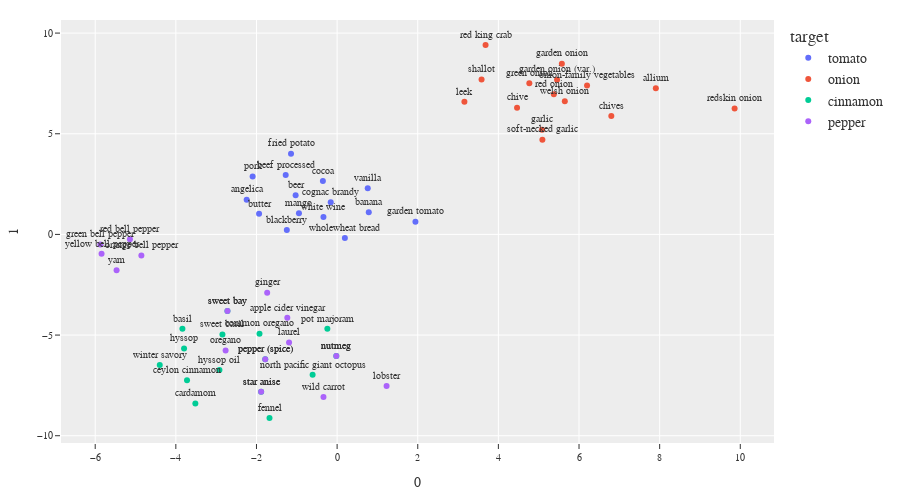

Notebook code for this chart:
### Code cell
plot_reduction(tsne_embeddings, 'node2vec')

### Figure 1 — Plotly figure (JSON) as saved in the notebook; plotly's stock layout.template omitted (floating-point values rounded to 4 significant figures)
{"data": [{"customdata": [["mango"], ["banana"], ["cognac brandy"], ["beef processed"], ["wholewheat bread"], ["angelica"], ["cocoa"], ["blackberry"], ["garden tomato"], ["white wine"], ["pork"], ["vanilla"], ["fried potato"], ["butter"], ["beer"]], "hovertemplate": "target=tomato<br>0=%{x}<br>1=%{y}<br>text=%{text}<br>food=%{customdata[0]}<extra></extra>", "legendgroup": "tomato", "marker": {"color": "#636efa", "symbol": "circle"}, "mode": "markers+text", "name": "tomato", "orientation": "v", "showlegend": true, "text": ["mango", "banana", "cognac brandy", "beef processed", "wholewheat bread", "angelica", "cocoa", "blackberry", "garden tomato", "white wine", "pork", "vanilla", "fried potato", "butter", "beer"], "textposition": "top center", "type": "scatter", "x": [-0.9466, 0.7851, -0.1586, -1.275, 0.1918, -2.243, -0.3527, -1.247, 1.943, -0.339, -2.095, 0.7596, -1.143, -1.935, -1.029], "xaxis": "x", "y": [1.05, 1.105, 1.594, 2.955, -0.1785, 1.725, 2.657, 0.2223, 0.6329, 0.8607, 2.872, 2.298, 4.01, 1.021, 1.95], "yaxis": "y"}, {"customdata": [["garden onion"], ["red onion"], ["green onion"], ["welsh onion"], ["garden onion (var.)"], ["chive"], ["redskin onion"], ["allium"], ["chives"], ["leek"], ["garlic"], ["onion-family vegetables"], ["shallot"], ["soft-necked garlic"], ["red king crab"]], "hovertemplate": "target=onion<br>0=%{x}<br>1=%{y}<br>text=%{text}<br>food=%{customdata[0]}<extra></extra>", "legendgroup": "onion", "marker": {"color": "#EF553B", "symbol": "circle"}, "mode": "markers+text", "name": "onion", "orientation": "v", "showlegend": true, "text": ["garden onion", "red onion", "green onion", "welsh onion", "garden onion (var.)", "chive", "redskin onion", "allium", "chives", "leek", "garlic", "onion-family vegetables", "shallot", "soft-necked garlic", "red king crab"], "textposition": "top center", "type": "scatter", "x": [5.574, 5.375, 4.768, 5.648, 5.455, 4.463, 9.859, 7.905, 6.801, 3.157, 5.083, 6.199, 3.583, 5.092, 3.682], "xaxis": "x", "y": [8.481, 6.958, 7.509, 6.611, 7.687, 6.297, 6.258, 7.265, 5.883, 6.587, 5.202, 7.401, 7.7, 4.708, 9.413], "yaxis": "y"}, {"customdata": [["ceylon cinnamon"], ["pepper (spice)"], ["nutmeg"], ["winter savory"], ["common oregano"], ["sweet basil"], ["pot marjoram"], ["north pacific giant octopus"], ["sweet bay"], ["star anise"], ["hyssop"], ["cardamom"], ["hyssop oil"], ["basil"], ["fennel"]], "hovertemplate": "target=cinnamon<br>0=%{x}<br>1=%{y}<br>text=%{text}<br>food=%{customdata[0]}<extra></extra>", "legendgroup": "cinnamon", "marker": {"color": "#00cc96", "symbol": "circle"}, "mode": "markers+text", "name": "cinnamon", "orientation": "v", "showlegend": true, "text": ["ceylon cinnamon", "pepper (spice)", "nutmeg", "winter savory", "common oregano", "sweet basil", "pot marjoram", "north pacific giant octopus", "sweet bay", "star anise", "hyssop", "cardamom", "hyssop oil", "basil", "fennel"], "textposition": "top center", "type": "scatter", "x": [-3.722, -1.783, -0.02012, -4.399, -1.925, -2.844, -0.2423, -0.6078, -2.72, -1.884, -3.796, -3.516, -2.919, -3.837, -1.677], "xaxis": "x", "y": [-7.239, -6.197, -6.042, -6.486, -4.929, -4.973, -4.69, -6.974, -3.808, -7.817, -5.673, -8.393, -6.73, -4.692, -9.124], "yaxis": "y"}, {"customdata": [["pepper (spice)"], ["yellow bell pepper"], ["green bell pepper"], ["oregano"], ["sweet bay"], ["yam"], ["red bell pepper"], ["laurel"], ["wild carrot"], ["apple cider vinegar"], ["orange bell pepper"], ["nutmeg"], ["lobster"], ["star anise"], ["ginger"]], "hovertemplate": "target=pepper<br>0=%{x}<br>1=%{y}<br>text=%{text}<br>food=%{customdata[0]}<extra></extra>", "legendgroup": "pepper", "marker": {"color": "#ab63fa", "symbol": "circle"}, "mode": "markers+text", "name": "pepper", "orientation": "v", "showlegend": true, "text": ["pepper (spice)", "yellow bell pepper", "green bell pepper", "oregano", "sweet bay", "yam", "red bell pepper", "laurel", "wild carrot", "apple cider vinegar", "orange bell pepper", "nutmeg", "lobster", "star anise", "ginger"], "textposition": "top center", "type": "scatter", "x": [-1.783, -5.842, -5.871, -2.766, -2.72, -5.47, -5.139, -1.192, -0.3384, -1.235, -4.855, -0.02012, 1.227, -1.884, -1.734], "xaxis": "x", "y": [-6.197, -0.9644, -0.5026, -5.768, -3.808, -1.775, -0.2392, -5.365, -8.075, -4.141, -1.042, -6.042, -7.531, -7.817, -2.897], "yaxis": "y"}], "layout": {"font": {"family": "CMU Serif", "size": 10}, "height": 500, "legend": {"font": {"family": "CMU Serif", "size": 14}, "title": {"text": "target"}, "tracegroupgap": 0}, "margin": {"b": 20, "l": 20, "r": 20, "t": 20}, "title": {"font": {"family": "CMU Serif", "size": 14}}, "width": 900, "xaxis": {"anchor": "y", "domain": [0, 1], "title": {"font": {"family": "CMU Serif", "size": 14}, "text": "0"}}, "yaxis": {"anchor": "x", "domain": [0, 1], "title": {"font": {"family": "CMU Serif", "size": 14}, "text": "1"}}}}
